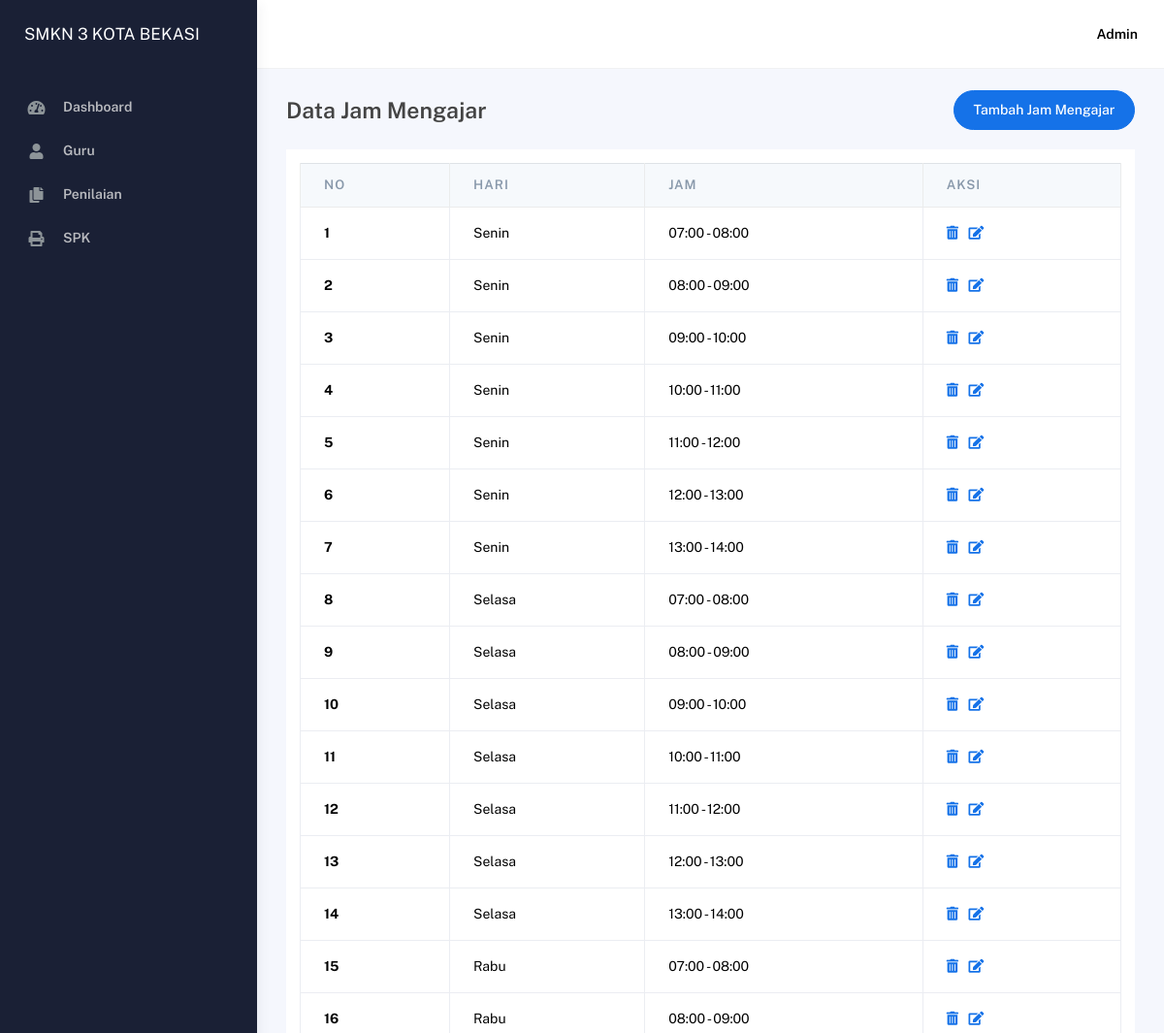
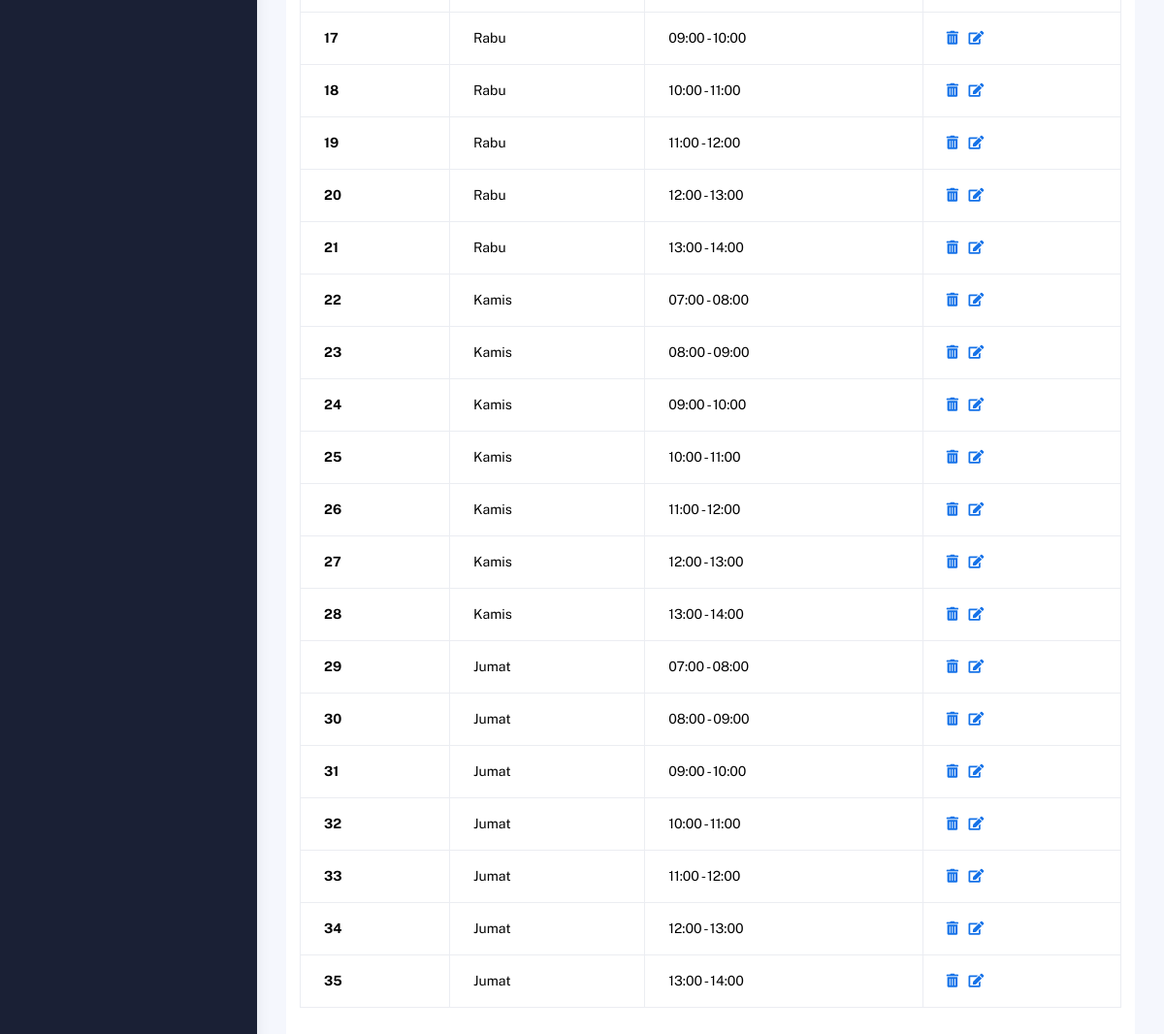
Page /index.php/admin/waktu on the committed database (2 pictures, top to bottom).
### tables this page shows
CREATE TABLE `waktu` (
  `id` int(11) NOT NULL,
  `hari` varchar(20) NOT NULL,
  `jam` varchar(20) NOT NULL
);

### application/controllers/Admin.php (called while the page is built, shortened)
<?php
class Admin extends CI_Controller {
	public function __construct()
	{
		$this->load->model('akun_model');
		$this->load->model('crud_model');
		$this->load->model('jadwal_model');
	}
	public function waktu()
	{
		$data['array_waktu'] = $this->crud_model->mengambil_data('waktu');
		$this->load->view('admin_waktu.php',$data);
	}
}

### index.php (called while the page is built, shortened)
<?php
require_once BASEPATH.'core/CodeIgniter.php';

### application/models/Crud_model.php (called while the page is built, shortened)
<?php
class Crud_model extends CI_Model{
	public function mengambil_data($nama_tabel)
	{
		$this->db->select('*');
		$this->db->from($nama_tabel);
		$query = $this->db->get();
		return $query->result();
	}
}

### application/views/admin_waktu.php (the view, shortened to what this page needs)
<!DOCTYPE html>
<html lang="en">
  <head>
    <link rel="stylesheet" href="<?=base_url()?>assets/css/bootstrap.min.css" />
    <link rel="stylesheet" href="<?=base_url()?>assets/css/plugins.min.css" />
    <link rel="stylesheet" href="<?=base_url()?>assets/css/kaiadmin.min.css" />
    <link rel="stylesheet" href="<?=base_url()?>assets/css/demo.css" />
  </head>
  <body>
    <div class="wrapper">
      <div class="main-panel">
        <div class="main-header">
        </div>
        <div class="container">
  <div class="page-inner">
    <div class="page-header d-flex justify-content-between align-items-center">
      <h4 class="page-title mb-0">Data Jam Mengajar</h4>
      <a href="<?= site_url('admin/waktu_add')?>" class="btn btn-primary btn-round">Tambah Jam Mengajar</a>
    </div>
    <div class="container p-3 bg-white mt-3">
      <table id="tabelPelajaran" class="table table-bordered table-hover">
        <thead class="thead-light">
          <tr>
            <th>No</th>
            <th>Hari</th>
            <th>Jam</th>
            <th>Aksi</th>
          </tr>
        </thead>
        <tbody>
<?php foreach($array_waktu as $waktu): ?>
                      <tr>
                        <th scope="row"><?=$waktu->id?></th>
                        <td><?=$waktu->hari?></td>
                        <td><?=$waktu->jam?></td>
                        <td><a href="<?=site_url('admin/waktu_delete/').$waktu->id?>"><i class="fas fa-trash-alt me-2"></i></a> <a href="<?=site_url('admin/waktu_edit/').$waktu->id?>"><i class="fas fa-edit me-2"></i></a></td>
                      </tr>
<?php endforeach; ?>
        </tbody>
      </table>
    </div>
  </div>
</div>
			</div>
          </div>
  </body>
</html>

### rows in the picture
waktu: id "1", hari "Senin", jam "07:00 - 08:00"
waktu: id "2", hari "Senin", jam "08:00 - 09:00"
waktu: id "3", hari "Senin", jam "09:00 - 10:00"
waktu: id "4", hari "Senin", jam "10:00 - 11:00"
waktu: id "5", hari "Senin", jam "11:00 - 12:00"
waktu: id "6", hari "Senin", jam "12:00 - 13:00"
waktu: id "7", hari "Senin", jam "13:00 - 14:00"
waktu: id "8", hari "Selasa", jam "07:00 - 08:00"
waktu: id "9", hari "Selasa", jam "08:00 - 09:00"
waktu: id "10", hari "Selasa", jam "09:00 - 10:00"
waktu: id "11", hari "Selasa", jam "10:00 - 11:00"
waktu: id "12", hari "Selasa", jam "11:00 - 12:00"
waktu: id "13", hari "Selasa", jam "12:00 - 13:00"
waktu: id "14", hari "Selasa", jam "13:00 - 14:00"
waktu: id "15", hari "Rabu", jam "07:00 - 08:00"
waktu: id "16", hari "Rabu", jam "08:00 - 09:00"
waktu: id "17", hari "Rabu", jam "09:00 - 10:00"
waktu: id "18", hari "Rabu", jam "10:00 - 11:00"
waktu: id "19", hari "Rabu", jam "11:00 - 12:00"
waktu: id "20", hari "Rabu", jam "12:00 - 13:00"
waktu: id "21", hari "Rabu", jam "13:00 - 14:00"
waktu: id "22", hari "Kamis", jam "07:00 - 08:00"
waktu: id "23", hari "Kamis", jam "08:00 - 09:00"
waktu: id "24", hari "Kamis", jam "09:00 - 10:00"
waktu: id "25", hari "Kamis", jam "10:00 - 11:00"
waktu: id "26", hari "Kamis", jam "11:00 - 12:00"
waktu: id "27", hari "Kamis", jam "12:00 - 13:00"
waktu: id "28", hari "Kamis", jam "13:00 - 14:00"
waktu: id "29", hari "Jumat", jam "07:00 - 08:00"
waktu: id "30", hari "Jumat", jam "08:00 - 09:00"
waktu: id "31", hari "Jumat", jam "09:00 - 10:00"
waktu: id "32", hari "Jumat", jam "10:00 - 11:00"
waktu: id "33", hari "Jumat", jam "11:00 - 12:00"
waktu: id "34", hari "Jumat", jam "12:00 - 13:00"
waktu: id "35", hari "Jumat", jam "13:00 - 14:00"
